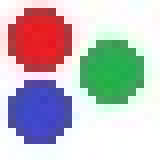
%> input picture UFRN/AulasPDI/Aula3/imagem2.jpg, 20 x 20 px (shown 8 times larger)
$ octave praticaAulaTres.m   (GNU Octave 9; MATLAB toolbox functions it lacks are replaced by stand-ins)
%> lines starting %> are read from the running program, lines starting %| are printed output that depends on the picture
#subtracao, adjacencia,
#subtracao, adjacencia,

a = [1 2 3; 4 5 6; 1 8 1]
b = [1 2 4; 5 8 7; 0 2 5]

c = a - b #subtracao de matrizes de mesmo tamanho. como aqui esta com double, irá aparecer negativos
c

minimoDeCadaColuna = min(a);#min e max retornam vetores
maximoDeCadaColuna = max(a);
menorElementoDaMatriz = min(min(a));
maiorElementoDaMatriz = max(max(a));

c = uint8(c)  #os negativos aparecem sendo 0 quando inteiro sem sinal


a = [1 1 1; 2 2 2; 3 3 3];
#colocar 20 onde é 2 sem fazer laços
a(a==2)=20

#travando AULA 40 minutos
close all
clear all

original = imread('C:/Users/developer/Documents/Repositorios/DigitalImageProcessing/UFRN/AulasPDI/Aula3/imagem2.jpg');
%> original is the input picture: size 20x20x3 uint8; mean R, G, B 194.5, 189.7, 193.1
figure('Name', 'original');
imshow(original)


original(:,:,1) = original(:,:,1) - 255;
original(:,:,3) =  original(:,:,3) - 255;

original(:,:,1) = original(:,:,3) = 0;

mascaraVerde = original(:,:,2);
mascaraVerde(mascaraVerde<100) = 0

original(:,:,2) = mascaraVerde;
figure('Name', 'original');
imshow(mascaraVerde)
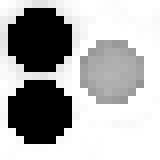
%> displayed picture: size 20x20, on the screen's scale of 0 to 255 (shown 8 times larger); min 0, max 255, mean 174.7


#gerando grafico - HISTOGRAMA - DISTRIBUIÇÃO DA QUANTIDADE DE PIXEL POR INTENSIDADE DE UMA IMAGEM
pkg load image  #precisa importar
figure('Name', 'grafico-ORIGINAL');
imhist(original)
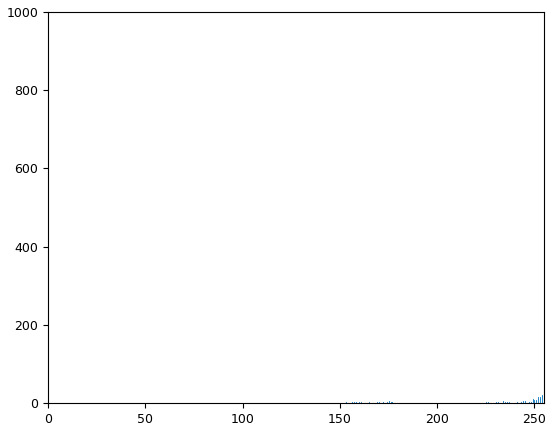
%> figure redrawn from the program's plot data; highest point at x = 0, y = 904

figure('Name', 'grafico-mascaraVerde');
imhist(mascaraVerde)
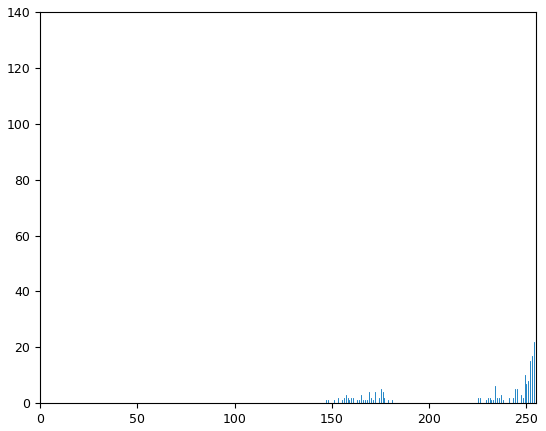
%> figure redrawn from the program's plot data; highest point at x = 255, y = 121
vetor = imhist(mascaraVerde);
%> vetor = 256 values, max 121 at index 256, min 0 at index 2, mean 1.56


figure('Name', 'grafico-sdsd');
imhist(original(:,:,3));
%> figure, not shown here; highest point at x = 0, y = 400
